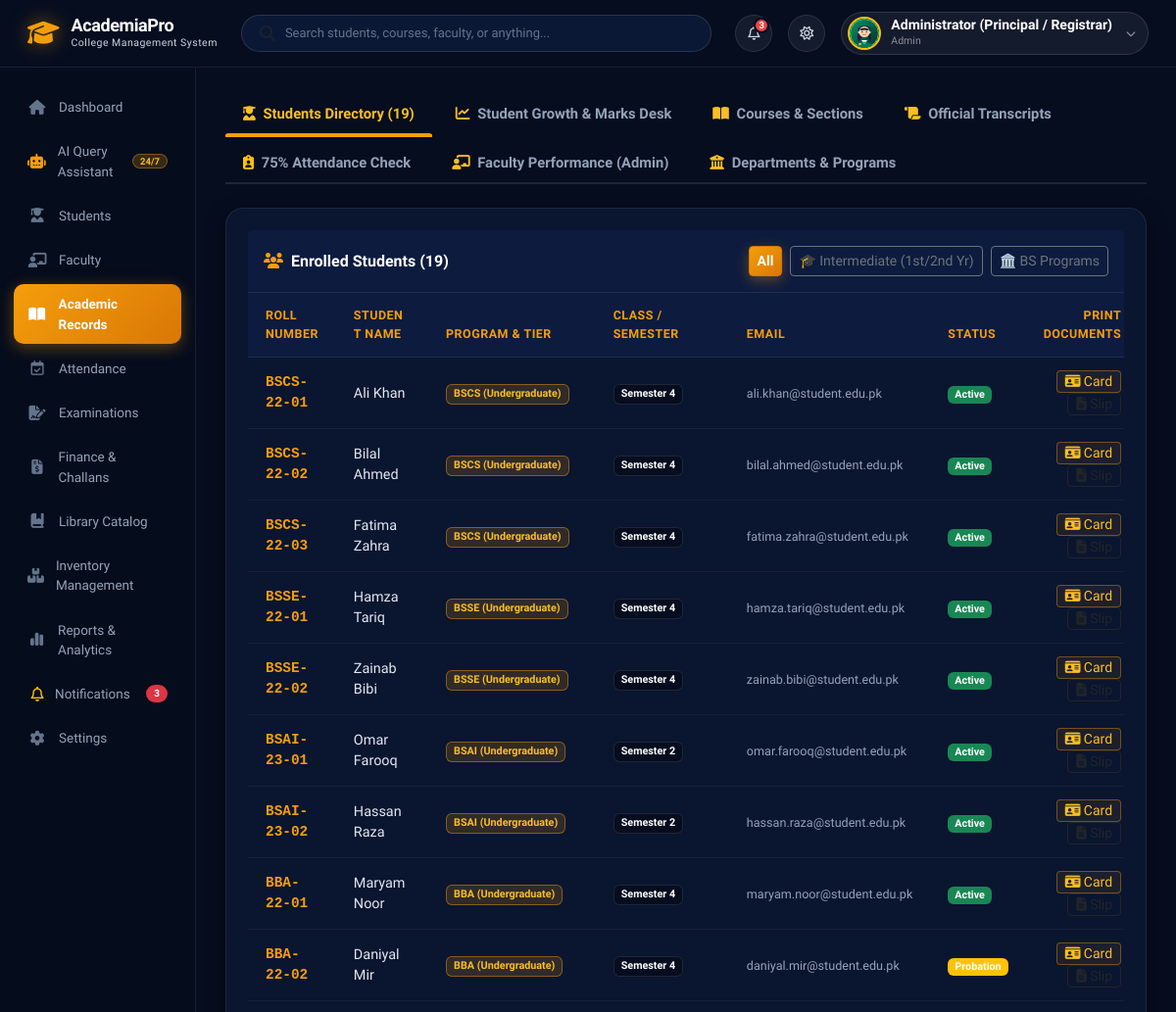
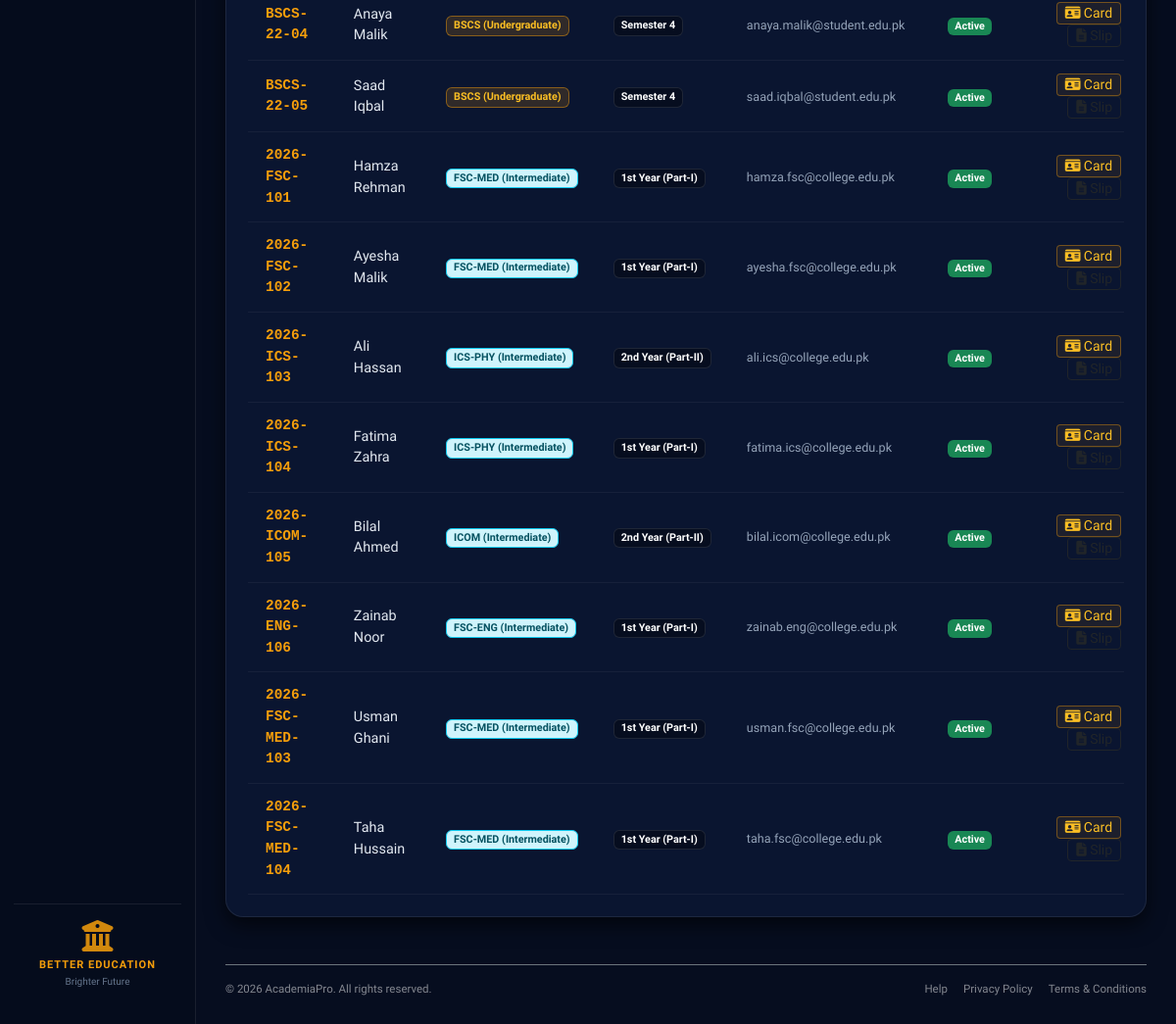
The page /academics (signed in) on the database its author committed (2 pictures, top to bottom).
### tables this page shows
CREATE TABLE student (
        student_id INTEGER PRIMARY KEY AUTOINCREMENT,
        roll_number TEXT NOT NULL UNIQUE,
        user_id INTEGER NOT NULL UNIQUE REFERENCES user_account(user_id) ON DELETE RESTRICT,
        program_id INTEGER NOT NULL REFERENCES program(program_id) ON DELETE RESTRICT,
        first_name TEXT NOT NULL,
        last_name TEXT NOT NULL,
        email TEXT NOT NULL UNIQUE,
        cnic TEXT NOT NULL UNIQUE,
        phone TEXT,
        date_of_birth TEXT NOT NULL,
        admission_date TEXT DEFAULT CURRENT_DATE,
        current_semester_num INTEGER NOT NULL DEFAULT 1,
        status TEXT NOT NULL DEFAULT 'Active' CHECK (status IN ('Active', 'Probation', 'Suspended', 'Graduated', 'Withdrawn'))
    , father_name TEXT DEFAULT 'Not Specified', gender TEXT DEFAULT 'Male', guardian_phone TEXT, address TEXT DEFAULT 'Multan, Pakistan', blood_group TEXT DEFAULT 'O+', academic_tier TEXT DEFAULT 'BS', part_or_year TEXT DEFAULT 'Semester 1', photo_url TEXT DEFAULT '');

CREATE TABLE program (
        program_id INTEGER PRIMARY KEY AUTOINCREMENT,
        dept_id INTEGER NOT NULL REFERENCES department(dept_id) ON DELETE RESTRICT,
        program_code TEXT NOT NULL UNIQUE,
        program_name TEXT NOT NULL,
        degree_level TEXT NOT NULL DEFAULT 'Undergraduate',
        total_semesters INTEGER NOT NULL CHECK (total_semesters BETWEEN 1 AND 12),
        total_credits INTEGER NOT NULL CHECK (total_credits BETWEEN 10 AND 200),
        is_active INTEGER NOT NULL DEFAULT 1
    );

### app/app.py (the view)
@app.route("/academics")
def academics():
    tier_filter = request.args.get("tier", "all")
    user_role = session.get("user_role", "Admin")
    teacher_uid = session.get("user_id") if user_role == "Teacher" else None
    where_prog = ""
    where_stud = ""
    if tier_filter == "intermediate":
        where_prog = "WHERE p.degree_level = 'Intermediate'"
        where_stud = "WHERE s.academic_tier = 'Intermediate'"
    elif tier_filter == "bs":
        where_prog = "WHERE p.degree_level = 'Undergraduate' OR p.degree_level = 'BS'"
        where_stud = "WHERE s.academic_tier = 'BS' OR s.academic_tier IS NULL"
    departments = db.query("SELECT * FROM department")
    programs = db.query(f"SELECT p.*, d.dept_name FROM program p JOIN department d ON p.dept_id = d.dept_id {where_prog} ORDER BY p.degree_level, p.program_name")
    courses = db.query("SELECT c.*, p.program_code, p.degree_level FROM course c JOIN program p ON c.program_id = p.program_id ORDER BY c.course_code")
    sections = db.query("""
        SELECT sec.*, c.course_code, c.title as course_title, t.first_name || ' ' || t.last_name as teacher_name
        FROM section sec
        JOIN course c ON sec.course_id = c.course_id
        JOIN teacher t ON sec.teacher_id = t.teacher_id
    """)
    students = db.query(f"""
        SELECT s.*, p.program_code, p.degree_level
        FROM student s
        JOIN program p ON s.program_id = p.program_id
        {where_stud}
        ORDER BY s.student_id ASC
    """)
    transcripts = db.query("SELECT * FROM v_student_transcript ORDER BY student_id, course_code")
    attendance_report = db.query("SELECT * FROM v_attendance_shortage")
    growth_records = db.get_student_growth_tracker(teacher_user_id=teacher_uid)
    teacher_performance = db.get_teacher_performance_overview()
    return render_template("academics.html",
                           departments=departments,
                           programs=programs,
                           courses=courses,
                           sections=sections,
                           students=students,
                           transcripts=transcripts,
                           attendance_report=attendance_report,
                           growth_records=growth_records,
                           teacher_performance=teacher_performance,
                           is_teacher=(user_role == "Teacher"),
                           active_tier=tier_filter)

### app/templates/academics.html (shortened to what this page needs)
{% extends "base.html" %}
{% block content %}
<ul class="nav nav-tabs mb-4" id="academicTabs" role="tablist">
    <li class="nav-item">
        <button class="nav-link {% if logged_role != 'Teacher' %}active{% endif %}" id="students-tab" data-bs-toggle="tab" data-bs-target="#students" type="button">
            <i class="fa-solid fa-user-graduate me-1 text-success"></i> Students Directory ({{ students|length }})
        </button>
    </li>
    <li class="nav-item">
        <button class="nav-link {% if logged_role == 'Teacher' %}active{% endif %}" id="growth-tab" data-bs-toggle="tab" data-bs-target="#growth" type="button">
            <i class="fa-solid fa-chart-line me-1 text-success"></i> Student Growth & Marks Desk
        </button>
    </li>
    <li class="nav-item">
        <button class="nav-link" id="courses-tab" data-bs-toggle="tab" data-bs-target="#courses" type="button">
            <i class="fa-solid fa-book-open me-1 text-success"></i> Courses & Sections
        </button>
    </li>
    <li class="nav-item">
        <button class="nav-link" id="transcripts-tab" data-bs-toggle="tab" data-bs-target="#transcripts" type="button">
            <i class="fa-solid fa-scroll me-1 text-success"></i> Official Transcripts
        </button>
    </li>
    <li class="nav-item">
        <button class="nav-link" id="attendance-tab" data-bs-toggle="tab" data-bs-target="#attendance" type="button">
            <i class="fa-solid fa-clipboard-user me-1 text-warning"></i> 75% Attendance Check
        </button>
    </li>
    {% if logged_role != 'Teacher' %}
    <li class="nav-item">
        <button class="nav-link" id="faculty-tab" data-bs-toggle="tab" data-bs-target="#faculty" type="button">
            <i class="fa-solid fa-chalkboard-user me-1 text-success"></i> Faculty Performance (Admin)
        </button>
    </li>
    <li class="nav-item">
        <button class="nav-link" id="dept-tab" data-bs-toggle="tab" data-bs-target="#dept" type="button">
            <i class="fa-solid fa-building-columns me-1 text-success"></i> Departments & Programs
        </button>
    </li>
    {% endif %}
</ul>
<div class="tab-content" id="academicTabContent">
    <div class="tab-pane fade {% if logged_role != 'Teacher' %}show active{% endif %}" id="students" role="tabpanel">
        <div class="card border-0 shadow-sm rounded-3">
            <div class="card-header bg-white border-bottom py-3 d-flex justify-content-between align-items-center">
                <div class="fw-bold text-dark"><i class="fa-solid fa-users me-2 text-primary"></i>Enrolled Students ({{ students|length }})</div>
                <div class="d-flex gap-2">
                    <a href="{{ url_for('academics', tier='all') }}" class="btn btn-sm {% if active_tier == 'all' %}btn-primary{% else %}btn-outline-secondary{% endif %}">All</a>
                    <a href="{{ url_for('academics', tier='intermediate') }}" class="btn btn-sm {% if active_tier == 'intermediate' %}btn-primary{% else %}btn-outline-secondary{% endif %}">🎓 Intermediate (1st/2nd Yr)</a>
                    <a href="{{ url_for('academics', tier='bs') }}" class="btn btn-sm {% if active_tier == 'bs' %}btn-primary{% else %}btn-outline-secondary{% endif %}">🏛️ BS Programs</a>
                </div>
            </div>
            <div class="card-body p-0">
                <div class="table-responsive border-0">
                    <table class="table table-hover align-middle mb-0">
                        <thead class="table-light">
                            <tr>
                                <th>Roll Number</th>
                                <th>Student Name</th>
                                <th>Program & Tier</th>
                                <th>Class / Semester</th>
                                <th>Email</th>
                                <th>Status</th>
                                <th class="text-end pe-3">Print Documents</th>
                            </tr>
                        </thead>
                        <tbody>
                            {% for s in students %}
                            <tr>
                                <td class="fw-bold text-primary font-monospace">{{ s.roll_number }}</td>
                                <td>{{ s.first_name }} {{ s.last_name }}</td>
                                <td>
                                    <span class="badge {% if s.degree_level == 'Intermediate' %}bg-info-subtle text-info-emphasis border border-info{% else %}bg-primary-subtle text-primary border border-primary{% endif %}">
                                        {{ s.program_code }} ({{ s.degree_level or 'BS' }})
                                    </span>
                                </td>
                                <td>
                                    <span class="badge bg-light text-dark border">
                                        {{ s.part_or_year or ('Semester ' ~ s.current_semester_num) }}
                                    </span>
                                </td>
                                <td><small class="text-muted">{{ s.email }}</small></td>
                                <td>
                                    {% if s.status == 'Active' %}
                                    <span class="badge bg-success">Active</span>
                                    {% elif s.status == 'Probation' %}
                                    <span class="badge bg-warning text-dark">Probation</span>
                                    {% else %}
                                    <span class="badge bg-danger">{{ s.status }}</span>
                                    {% endif %}
                                </td>
                                <td class="text-end pe-3">
                                    <a href="{{ url_for('student_id_card', student_id=s.student_id) }}" target="_blank" class="btn btn-outline-primary btn-sm py-0 px-2" title="Print Student ID Card">
                                        <i class="fa-solid fa-id-card"></i> Card
                                    </a>
                                    <a href="{{ url_for('roll_number_slip', student_id=s.student_id) }}" target="_blank" class="btn btn-outline-dark btn-sm py-0 px-2" title="Print Roll No Slip">
                                        <i class="fa-solid fa-file-lines"></i> Slip
                                    </a>
                                </td>
                            </tr>
                            {% endfor %}
                        </tbody>
                    </table>
                </div>
            </div>
        </div>
    </div>
<div class="position-fixed bottom-0 end-0 p-3" style="z-index: 1080">
</div>
{% endblock %}

### rows shown on the page
student: roll_number "BSCS-22-01", first_name "Ali", last_name "Khan", program_code "BSCS", degree_level "Undergraduate", part_or_year "Semester 4", email "ali.khan@student.edu.pk", status "Active"
student: roll_number "BSCS-22-02", first_name "Bilal", last_name "Ahmed", program_code "BSCS", degree_level "Undergraduate", part_or_year "Semester 4", email "bilal.ahmed@student.edu.pk", status "Active"
student: roll_number "BSCS-22-03", first_name "Fatima", last_name "Zahra", program_code "BSCS", degree_level "Undergraduate", part_or_year "Semester 4", email "fatima.zahra@student.edu.pk", status "Active"
student: roll_number "BSSE-22-01", first_name "Hamza", last_name "Tariq", program_code "BSSE", degree_level "Undergraduate", part_or_year "Semester 4", email "hamza.tariq@student.edu.pk", status "Active"
student: roll_number "BSSE-22-02", first_name "Zainab", last_name "Bibi", program_code "BSSE", degree_level "Undergraduate", part_or_year "Semester 4", email "zainab.bibi@student.edu.pk", status "Active"
student: roll_number "BSAI-23-01", first_name "Omar", last_name "Farooq", program_code "BSAI", degree_level "Undergraduate", part_or_year "Semester 2", email "omar.farooq@student.edu.pk", status "Active"
student: roll_number "BSAI-23-02", first_name "Hassan", last_name "Raza", program_code "BSAI", degree_level "Undergraduate", part_or_year "Semester 2", email "hassan.raza@student.edu.pk", status "Active"
student: roll_number "BBA-22-01", first_name "Maryam", last_name "Noor", program_code "BBA", degree_level "Undergraduate", part_or_year "Semester 4", email "maryam.noor@student.edu.pk", status "Active"
student: roll_number "BBA-22-02", first_name "Daniyal", last_name "Mir", program_code "BBA", degree_level "Undergraduate", part_or_year "Semester 4", email "daniyal.mir@student.edu.pk", status "Probation"
student: roll_number "BSCS-22-04", first_name "Anaya", last_name "Malik", program_code "BSCS", degree_level "Undergraduate", part_or_year "Semester 4", email "anaya.malik@student.edu.pk", status "Active"
student: roll_number "BSCS-22-05", first_name "Saad", last_name "Iqbal", program_code "BSCS", degree_level "Undergraduate", part_or_year "Semester 4", email "saad.iqbal@student.edu.pk", status "Active"
student: roll_number "2026-FSC-101", first_name "Hamza", last_name "Rehman", program_code "FSC-MED", degree_level "Intermediate", part_or_year "1st Year (Part-I)", email "hamza.fsc@college.edu.pk", status "Active"
student: roll_number "2026-FSC-102", first_name "Ayesha", last_name "Malik", program_code "FSC-MED", degree_level "Intermediate", part_or_year "1st Year (Part-I)", email "ayesha.fsc@college.edu.pk", status "Active"
student: roll_number "2026-ICS-103", first_name "Ali", last_name "Hassan", program_code "ICS-PHY", degree_level "Intermediate", part_or_year "2nd Year (Part-II)", email "ali.ics@college.edu.pk", status "Active"
student: roll_number "2026-ICS-104", first_name "Fatima", last_name "Zahra", program_code "ICS-PHY", degree_level "Intermediate", part_or_year "1st Year (Part-I)", email "fatima.ics@college.edu.pk", status "Active"
student: roll_number "2026-ICOM-105", first_name "Bilal", last_name "Ahmed", program_code "ICOM", degree_level "Intermediate", part_or_year "2nd Year (Part-II)", email "bilal.icom@college.edu.pk", status "Active"
student: roll_number "2026-ENG-106", first_name "Zainab", last_name "Noor", program_code "FSC-ENG", degree_level "Intermediate", part_or_year "1st Year (Part-I)", email "zainab.eng@college.edu.pk", status "Active"
student: roll_number "2026-FSC-MED-103", first_name "Usman", last_name "Ghani", program_code "FSC-MED", degree_level "Intermediate", part_or_year "1st Year (Part-I)", email "usman.fsc@college.edu.pk", status "Active"
student: roll_number "2026-FSC-MED-104", first_name "Taha", last_name "Hussain", program_code "FSC-MED", degree_level "Intermediate", part_or_year "1st Year (Part-I)", email "taha.fsc@college.edu.pk", status "Active"

### other values the page prints
{{ logged_user }} "Administrator (Principal / Registrar)"
{{ logged_role }} "Admin"
{{ students|length }} "19"
